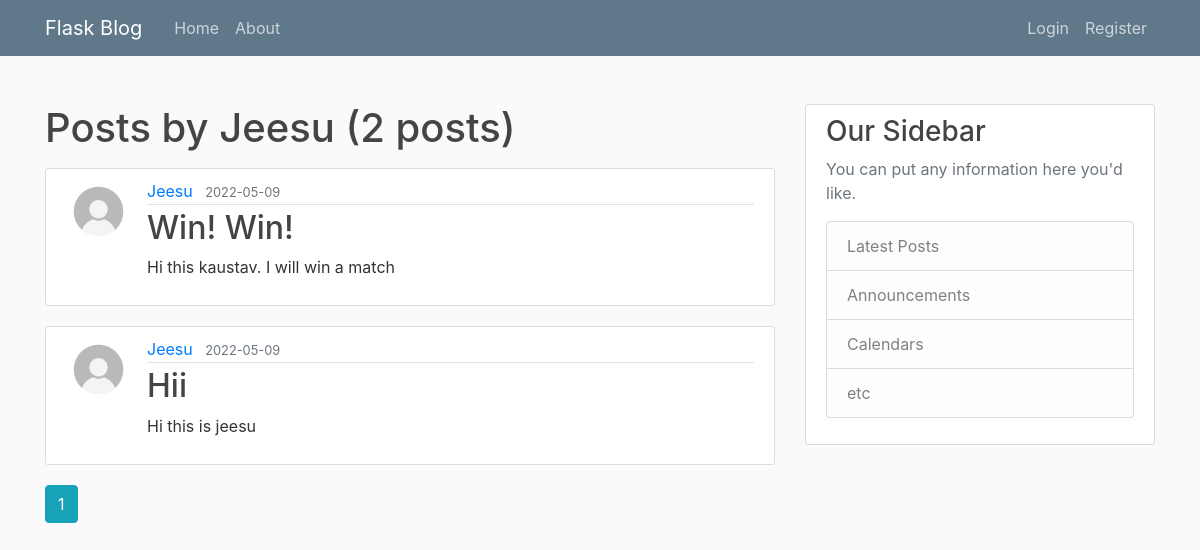
The page /user/Jeesu on the database its author committed.
### flaskblog/models.py (models this page shows, shortened)
class User(db.Model,UserMixin):
    id = db.Column(db.Integer,primary_key = True)
    username = db.Column(db.String(20),unique=True,nullable=False)
    email = db.Column(db.String(120),unique=True,nullable=False)
    image_file = db.Column(db.String(20),nullable = False, default = 'default.jpg')
    password = db.Column(db.String(60),nullable=False)
    posts = db.relationship('Post',backref='author',lazy=True)

class Post(db.Model):
    id = db.Column(db.Integer, primary_key = True)
    title = db.Column(db.String(100),nullable=False)
    date_posted = db.Column(db.DateTime,nullable=False,default=datetime.utcnow)
    content = db.Column(db.Text,nullable=False)
    user_id = db.Column(db.Integer,db.ForeignKey('user.id'),nullable=False)

### flaskblog/routes.py (the view)
@app.route("/user/<string:username>")
def user_posts(username):
    page = request.args.get('page',1,type=int)
    user = User.query.filter_by(username=username).first_or_404()
    posts = Post.query.filter_by(author=user)\
        .order_by(Post.date_posted.desc())\
        .paginate(per_page=2,page=page)
    return render_template('user_posts.html',user=user,posts=posts)

### flaskblog/templates/user_posts.html
{% extends "layout.html" %}
{% block content %}
    <h1 class="mb-3"> Posts by {{user.username}} ({{posts.total}} posts)</h1>
    {% for post in posts.items %}
<article class="media content-section">
    <img class="rounded-circle article-img" src="{{ url_for('static',filename='profile_pics/'+post.author.image_file) }}" />
    <div class="media-body">
        <div class="article-metadata">
            <a class="mr-2" href={{ url_for('user_posts',username=post.author.username)}}>{{ post.author.username }}</a>
            <small class="text-muted">{{ post.date_posted.strftime('%Y-%m-%d') }}</small>
        </div>
        <h2><a class="article-title" href={{url_for('post',post_id= post.id)}}>{{ post.title }}</a></h2>
        <p class="article-content">{{ post.content }}</p>
    </div>
</article>
    {% endfor %}
    {% for page_num in posts.iter_pages(left_edge=1, right_edge =1, left_current=1, right_current=2) %}
        {% if page_num %}
            {% if posts.page == page_num %}
<a class="btn btn-info mb-4" href="{{ url_for ('user_posts',username=user.username,page=page_num)}}"> {{page_num}}</a>
            {% else %}
<a class="btn btn-outline-info mb-4" href="{{ url_for ('user_posts',username=user.username,page=page_num)}}"> {{page_num}}</a>
            {% endif %}
        {% else %}
            ....
        {% endif %}
    {% endfor %}
{% endblock content %}

### flaskblog/static/main.css (style rules this page uses)
body { background: #fafafa; color: #333333; margin-top: 5rem; }
h1, h2, h3, h4, h5, h6 { color: #444444; }
.content-section { background: #ffffff; padding: 10px 20px; border: 1px solid #dddddd; border-radius: 3px; margin-bottom: 20px; }
.article-title { color: #444444; }
.article-content { white-space: pre-line; }
.article-img { height: 65px; width: 65px; margin-right: 16px; }
.article-metadata { padding-bottom: 1px; margin-bottom: 4px; border-bottom: 1px solid #e3e3e3 }

### rows shown on the page
User: username "Jeesu"
Post: image_file (placeholder picture), author.username "Jeesu", date_posted "2022-05-09", title "Win! Win!", content "Hi this kaustav. I will win a match"
Post: image_file (placeholder picture), author.username "Jeesu", date_posted "2022-05-09", title "Hii", content "Hi this is jeesu"

### other values the page prints
{{ posts.total }} "2"
{{ page_num }} "1"
